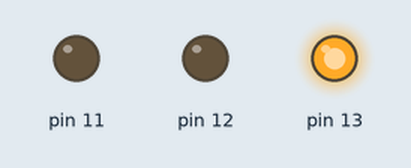
Bench run of a sketch on a simulated Arduino Uno, built with avr-gcc and run on an emulated ATmega328P. On the bench: output pins drawn as LEDs (lit = HIGH).

Above: at 0.5 s.
At 1.5 s:
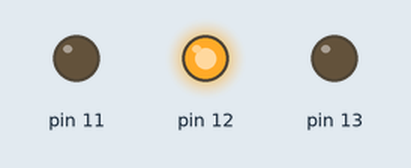
At 5.5 s:
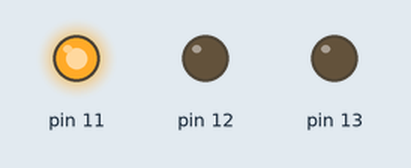
Timing chart, 0 to 6.9 s (numbered marks = the images above):
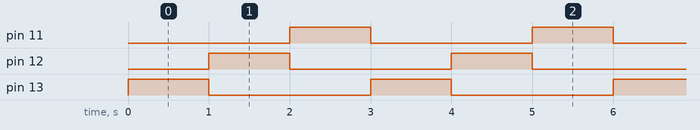

The sketch:

traffic_light.ino
```cpp
void setup() {
 pinMode(13,OUTPUT);
 pinMode(12,OUTPUT);
 pinMode(11,OUTPUT);

}

void loop() {
 digitalWrite(13,HIGH);
 digitalWrite(12,LOW);
 digitalWrite(11,LOW);
 delay(1000);
 digitalWrite(12,HIGH);
 digitalWrite(13,LOW);
 digitalWrite(11,LOW);
 delay(1000);
  digitalWrite(11,HIGH);
 digitalWrite(13,LOW);
 digitalWrite(12,LOW);
 delay(1000);
}
```

Measured:
- by itself, pin 11–13: alternates HIGH for 1.0 s and LOW for 2.0 s
- by itself, everything shown: repeats every 3.0 s, in 3 steps
